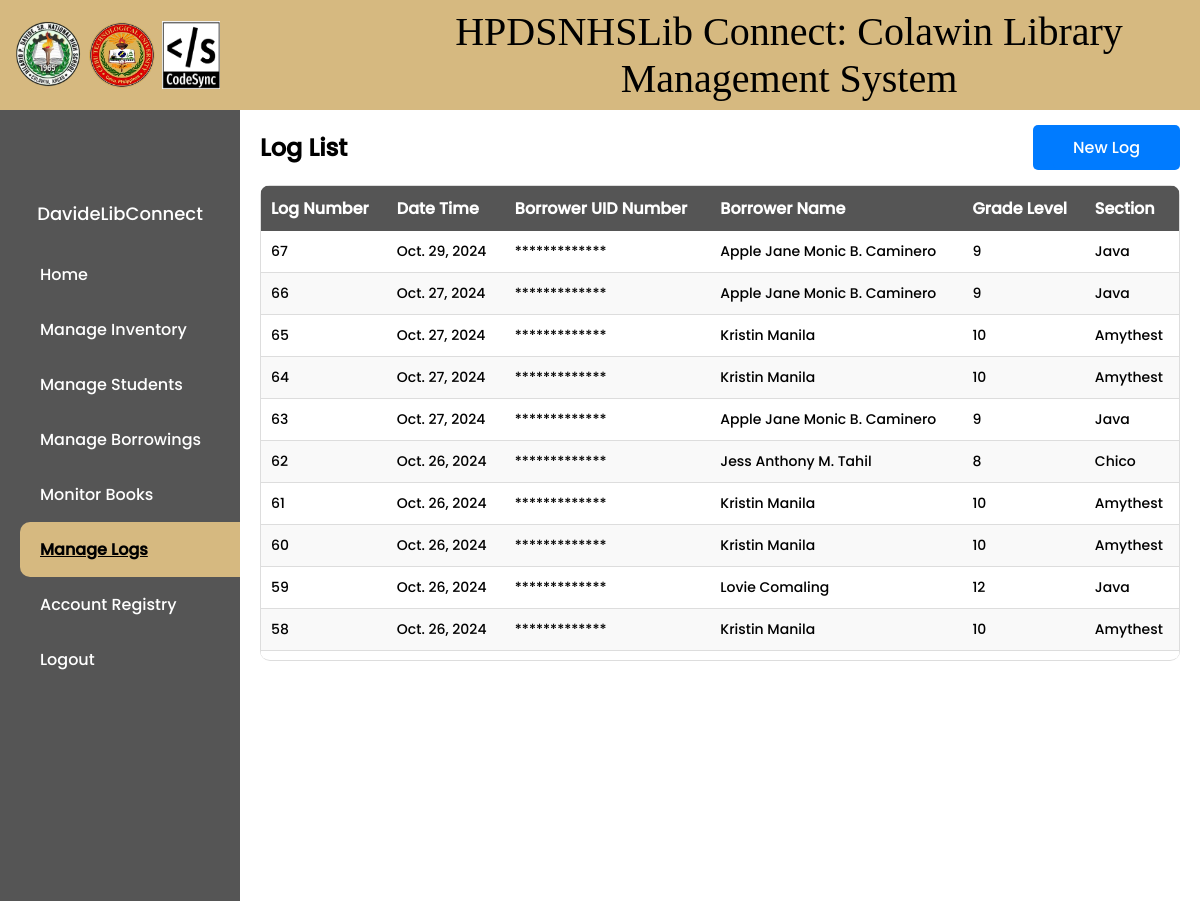
/list/ (signed in, upper part), run on an earlier commit of the app's database.
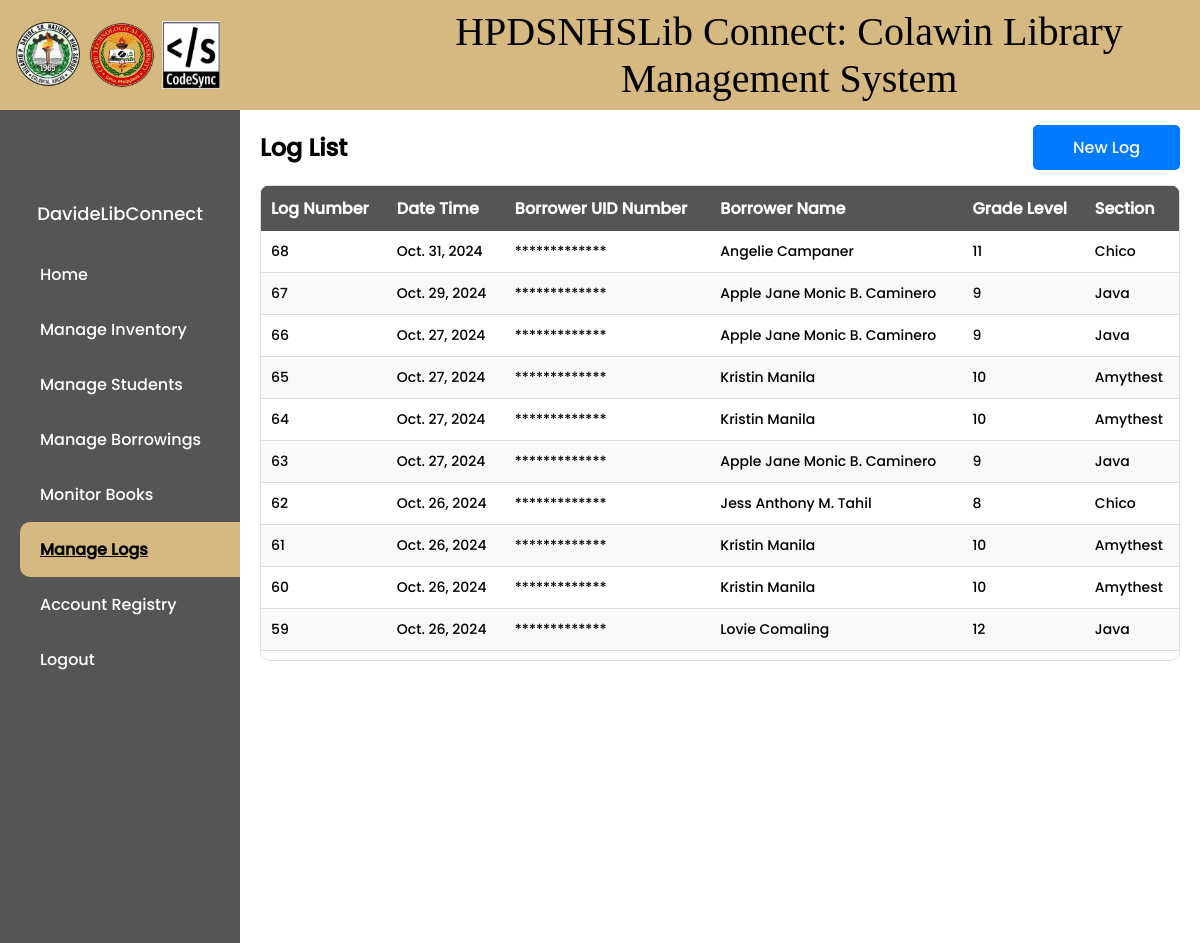
And on a later commit of the database.
### library/models.py (models this page shows, shortened)
class Attendance(models.Model):
    attendance_number = models.AutoField(primary_key=True)
    date_time = models.DateTimeField(auto_now_add=True)
    borrower_uid_number = models.CharField(max_length=20)
    borrower_name = models.CharField(max_length=100)
    grade_level = models.IntegerField(null=True, blank=True)
    section = models.CharField(max_length=100, null=True, blank=True)

### library/views.py (the view)
# urls.py: path('list/', views.attendance_list, name='attendance-list'),
@login_required
def attendance_list(request):
    attendances = Attendance.objects.all().order_by('-date_time')
    return render(request, 'library/attendance_list.html', {'attendances': attendances})

### library/context_processors.py (called while the page is built)
def navbar_context(request):
    username = None
    if request.user.is_authenticated:
        username = request.user.username
    return {'username': username}

### library/templatetags/custom_filters.py (called while the page is built)
@register.filter(name='obfuscate')
def obfuscate(value):
    return '*' * len(value)

### library/templates/library/attendance_list.html (shortened to what this page needs)
{% extends 'main.html' %}
{% load static %}
{% load custom_filters %}
{% block content %}
<!DOCTYPE html>
<html>
<head>
    {% block css %}
    <link rel="stylesheet" type="text/css" href="{% static 'styles/attendance_list.css' %}">
    {% endblock %}
</head>
<body>
    <div class="main-content">
        <div class="head">
            <div class="buttons" style="display: flex; justify-content: space-between; align-items: center;">
                <h2>Log List</h2>
                <div class="add">
                    <a href="{% url 'create-attendance' %}">New Log</a>
                </div>
            </div>
        </div>
    <div class="table-container">
    <table>
        <thead>
            <tr>
                <th>Log Number</th>
                <th>Date Time</th>
                <th>Borrower UID Number</th>
                <th>Borrower Name</th>
                <th>Grade Level</th>
                <th>Section</th>
            </tr>
        </thead>
        <tbody>
            {% for attendance in attendances %}
                <tr>
                    <td>{{ attendance.attendance_number }}</td>
                    <td>{{ attendance.date_time.date }}</td>
                    <td>{{ attendance.borrower_uid_number|obfuscate }}</td>
                    <td>{{ attendance.borrower_name }}</td>
                    <td>{{ attendance.grade_level }}</td>
                    <td>{{ attendance.section }}</td>
                </tr>
            {% endfor %}
        </tbody>
    </table>
</div>
</div>
</body>
</html>
{% endblock %}

What changed in the data, as far as the page shows it:
no longer on this page (row unchanged): Attendance: attendance_number "58", date_time "Oct. 26, 2024", borrower_uid_number|obfuscate "*************", borrower_name "Kristin Manila", grade_level "10", section "Amythest"
added Attendance: attendance_number "68", date_time "Oct. 31, 2024", borrower_uid_number|obfuscate "*************", borrower_name "Angelie Campaner", grade_level "11", section "Chico"
